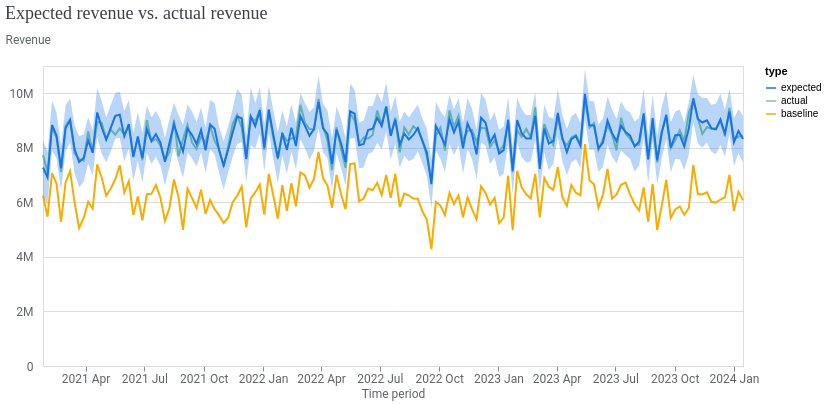

Write notebook code for a chart like this one.
### Code cell
# 実測値とモデル予測を比較
model_fit = visualizer.ModelFit(mmm)
model_fit.plot_model_fit()

### Figure 1 — Vega-Lite specification as saved in the notebook (floating-point values rounded to 4 significant figures; data arrays with more than 128 entries replaced by an {"elided": "..."} marker saying what was removed)
{"config": {"view": {"continuousWidth": 300, "continuousHeight": 300}, "axis": {"labelColor": "#5F6368", "labelFont": "Roboto", "labelFontSize": 12, "titleColor": "#5F6368", "titleFont": "Roboto", "titleFontSize": 12, "titleFontWeight": "normal"}}, "layer": [{"mark": {"type": "line"}, "encoding": {"color": {"field": "type", "scale": {"domain": ["expected", "actual", "baseline"], "range": ["#1A73E8", "#81C995", "#F9AB00"]}, "type": "nominal"}, "x": {"axis": {"domainColor": "#DADCE0", "format": "%Y %b", "grid": false, "tickCount": 8}, "field": "time", "title": "Time period", "type": "temporal"}, "y": {"axis": {"domain": false, "labelExpr": "replace(format(datum.value, '.3~s'), 'G', 'B')", "labelPadding": 10, "tickCount": 5, "ticks": false, "titleAlign": "left", "titleAngle": 0, "titleY": -20}, "field": "mean", "title": "Revenue", "type": "quantitative"}}}, {"mark": {"type": "rule", "opacity": 0}, "encoding": {"opacity": {"condition": {"param": "param_1", "value": 0.3, "empty": false}, "value": 0}, "tooltip": [{"field": "time", "title": "Time period", "type": "temporal"}, {"field": "expected", "format": ",.0f", "title": "Expected", "type": "quantitative"}, {"field": "actual", "format": ",.0f", "title": "Actual", "type": "quantitative"}, {"field": "baseline", "format": ",.0f", "title": "Baseline", "type": "quantitative"}], "x": {"field": "time", "type": "temporal"}}, "name": "view_1", "transform": [{"pivot": "type", "value": "mean", "groupby": ["time"]}]}, {"mark": {"type": "circle", "filled": false, "size": 36}, "encoding": {"color": {"field": "type", "legend": null, "scale": {"domain": ["expected", "actual", "baseline"], "range": ["#1A73E8", "#81C995", "#F9AB00"]}, "type": "nominal"}, "opacity": {"condition": {"param": "param_1", "value": 1, "empty": false}, "value": 0}, "x": {"field": "time", "type": "temporal"}, "y": {"field": "mean", "type": "quantitative"}}}, {"mark": {"type": "area", "opacity": 0.3}, "encoding": {"color": {"field": "type", "legend": null, "scale": {"domain": ["expected"], "range": ["#1A73E8"]}, "type": "nominal"}, "x": {"field": "time", "type": "temporal"}, "y": {"field": "ci_hi", "type": "quantitative"}, "y2": {"field": "ci_lo"}}}], "data": {"name": "data-c632890a4352963b564e43618ae0a9f1"}, "params": [{"name": "param_1", "select": {"type": "point", "clear": "pointerout", "fields": ["time"], "nearest": true, "on": "pointerover"}, "views": ["view_1"]}], "resolve": {"scale": {"color": "independent"}}, "title": {"text": "Expected revenue vs. actual revenue", "anchor": "start", "color": "#3C4043", "font": "Google Sans Display", "fontSize": 18, "fontWeight": "normal", "offset": 10}, "width": 700, "$schema": "https://vega.github.io/schema/vega-lite/v5.20.1.json", "datasets": {"data-c632890a4352963b564e43618ae0a9f1": {"elided": "468 records"}}}
